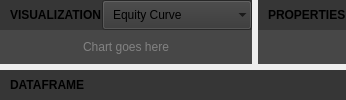
         <widget class="QWidget" name="widget_43" native="true">
          <property name="sizePolicy">
           <sizepolicy hsizetype="Preferred" vsizetype="Preferred">
            <horstretch>7</horstretch>
            <verstretch>0</verstretch>
           </sizepolicy>
          </property>
          <property name="styleSheet">
           <string notr="true"/>
          </property>
          <layout class="QVBoxLayout" name="verticalLayout_37">
           <property name="leftMargin">
            <number>0</number>
           </property>
           <property name="topMargin">
            <number>0</number>
           </property>
           <property name="rightMargin">
            <number>0</number>
           </property>
           <property name="bottomMargin">
            <number>0</number>
           </property>
           <item>
            <widget class="QWidget" name="widget_55" native="true">
             <property name="sizePolicy">
              <sizepolicy hsizetype="Preferred" vsizetype="Preferred">
               <horstretch>0</horstretch>
               <verstretch>6</verstretch>
              </sizepolicy>
             </property>
             <layout class="QHBoxLayout" name="horizontalLayout_42">
              <property name="leftMargin">
               <number>0</number>
              </property>
              <property name="topMargin">
               <number>0</number>
              </property>
              <property name="rightMargin">
               <number>0</number>
              </property>
              <property name="bottomMargin">
               <number>0</number>
              </property>
              <item>
               <widget class="QWidget" name="widget_57" native="true">
                <property name="sizePolicy">
                 <sizepolicy hsizetype="Preferred" vsizetype="Preferred">
                  <horstretch>8</horstretch>
                  <verstretch>0</verstretch>
                 </sizepolicy>
                </property>
                <property name="styleSheet">
                 <string notr="true">QWidget	{
	background-color: rgb(71, 71, 71);
}
/* Global QComboBox styles */
QComboBox {
    background-color: rgb(62, 62, 62); /* Default background color */
    padding-left: 10px; /* Space on the left */
}

/* Hover effect for QComboBox */
QComboBox:hover {
    background-color: #d0d0d0; /* Background color on hover */
}

/* Pressed (clicked) effect for QComboBox */
QComboBox:pressed {
    background-color: #b0b0b0; /* Background color when clicked */
}

/* For the popup list */
QComboBox QAbstractItemView {
    border: 1px solid #a0a0a0; /* Optional: Add border to the popup */
    selection-background-color: #0078d7; /* Background color for selected items */
    selection-color: #fff; /* Text color for selected items */
}

/* Highlighting the item when hovered in the popup */
QComboBox QAbstractItemView::item:hover {
    background-color: #0078d7; /* Background color on hover */
    color: #fff; /* Text color on hover */
}</string>
                </property>
                <layout class="QVBoxLayout" name="verticalLayout_43">
                 <property name="spacing">
                  <number>0</number>
                 </property>
                 <property name="leftMargin">
                  <number>0</number>
                 </property>
                 <property name="topMargin">
                  <number>0</number>
                 </property>
                 <property name="rightMargin">
                  <number>0</number>
                 </property>
                 <property name="bottomMargin">
                  <number>0</number>
                 </property>
                 <item>
                  <widget class="QWidget" name="widget_63" native="true">
                   <property name="minimumSize">
                    <size>
                     <width>0</width>
                     <height>30</height>
                    </size>
                   </property>
                   <property name="maximumSize">
                    <size>
                     <width>16777215</width>
                     <height>30</height>
                    </size>
                   </property>
                   <property name="styleSheet">
                    <string notr="true">background-color: rgb(54, 54, 54);</string>
                   </property>
                   <layout class="QHBoxLayout" name="horizontalLayout_44">
                    <property name="spacing">
                     <number>0</number>
                    </property>
                    <property name="leftMargin">
                     <number>0</number>
                    </property>
                    <property name="topMargin">
                     <number>0</number>
                    </property>
                    <property name="rightMargin">
                     <number>0</number>
                    </property>
                    <property name="bottomMargin">
                     <number>0</number>
                    </property>
                    <item>
                     <widget class="QLabel" name="label_70">
                      <property name="minimumSize">
                       <size>
                        <width>0</width>
                        <height>30</height>
                       </size>
                      </property>
                      <property name="maximumSize">
                       <size>
                        <width>16777215</width>
                        <height>30</height>
                       </size>
                      </property>
                      <property name="font">
                       <font>
                        <bold>true</bold>
                       </font>
                      </property>
                      <property name="styleSheet">
                       <string notr="true"/>
                      </property>
                      <property name="text">
                       <string>VISUALIZATION</string>
                      </property>
                      <property name="indent">
                       <number>10</number>
                      </property>
                     </widget>
                    </item>
                    <item>
                     <widget class="QComboBox" name="comboBox">
                      <property name="minimumSize">
                       <size>
                        <width>150</width>
                        <height>30</height>
                       </size>
                      </property>
                      <property name="maximumSize">
                       <size>
                        <width>150</width>
                        <height>30</height>
                       </size>
                      </property>
                      <property name="frame">
                       <bool>false</bool>
                      </property>
                      <item>
                       <property name="text">
                        <string>Equity Curve</string>
                       </property>
                      </item>
                      <item>
                       <property name="text">
                        <string>Drawdown</string>
                       </property>
                      </item>
                     </widget>
                    </item>
                   </layout>
                  </widget>
                 </item>
                 <item>
                  <widget class="QWidget" name="widget_62" native="true">
                   <layout class="QVBoxLayout" name="verticalLayout_46">
                    <property name="spacing">
                     <number>0</number>
                    </property>
                    <property name="leftMargin">
                     <number>5</number>
                    </property>
                    <property name="topMargin">
                     <number>5</number>
                    </property>
                    <property name="rightMargin">
                     <number>5</number>
                    </property>
                    <property name="bottomMargin">
                     <number>5</number>
                    </property>
                    <item>
                     <widget class="QLabel" name="chart_placeholder_Label">
                      <property name="styleSheet">
                       <string notr="true">color: rgb(130, 130, 130);</string>
                      </property>
                      <property name="text">
                       <string>Chart goes here</string>
                      </property>
                      <property name="alignment">
                       <set>Qt::AlignmentFlag::AlignCenter</set>
                      </property>
                     </widget>
                    </item>
                   </layout>
                  </widget>
                 </item>
                </layout>
               </widget>
              </item>
              <item>
               <widget class="QWidget" name="widget_58" native="true">
                <property name="sizePolicy">
                 <sizepolicy hsizetype="Preferred" vsizetype="Preferred">
                  <horstretch>2</horstretch>
                  <verstretch>0</verstretch>
                 </sizepolicy>
                </property>
                <property name="styleSheet">
                 <string notr="true">QWidget	{
	background-color: rgb(71, 71, 71);
}</string>
                </property>
                <layout class="QVBoxLayout" name="verticalLayout_45">
                 <property name="spacing">
                  <number>0</number>
                 </property>
                 <property name="leftMargin">
                  <number>0</number>
                 </property>
                 <property name="topMargin">
                  <number>0</number>
                 </property>
                 <property name="rightMargin">
                  <number>0</number>
                 </property>
                 <property name="bottomMargin">
                  <number>0</number>
                 </property>
                 <item>
                  <widget class="QLabel" name="label_75">
                   <property name="minimumSize">
                    <size>
                     <width>0</width>
                     <height>30</height>
                    </size>
                   </property>
                   <property name="maximumSize">
                    <size>
                     <width>16777215</width>
                     <height>30</height>
                    </size>
                   </property>
                   <property name="font">
                    <font>
                     <bold>true</bold>
                    </font>
                   </property>
                   <property name="styleSheet">
                    <string notr="true">background-color: rgb(54, 54, 54);</string>
                   </property>
                   <property name="text">
                    <string>PROPERTIES</string>
                   </property>
                   <property name="indent">
                    <number>10</number>
                   </property>
                  </widget>
                 </item>
                 <item>
                  <widget class="QWidget" name="widget_60" native="true"/>
                 </item>
                </layout>
               </widget>
              </item>
             </layout>
            </widget>
           </item>
           <item>
            <widget class="QWidget" name="widget_56" native="true">
             <property name="sizePolicy">
              <sizepolicy hsizetype="Preferred" vsizetype="Preferred">
               <horstretch>0</horstretch>
               <verstretch>2</verstretch>
              </sizepolicy>
             </property>
             <property name="styleSheet">
              <string notr="true">QWidget	{
	background-color: rgb(71, 71, 71);
}</string>
             </property>
             <layout class="QVBoxLayout" name="verticalLayout_44">
              <property name="spacing">
               <number>0</number>
              </property>
              <property name="leftMargin">
               <number>0</number>
              </property>
              <property name="topMargin">
               <number>0</number>
              </property>
              <property name="rightMargin">
               <number>0</number>
              </property>
              <property name="bottomMargin">
               <number>0</number>
              </property>
              <item>
               <widget class="QLabel" name="label_74">
                <property name="minimumSize">
                 <size>
                  <width>0</width>
                  <height>30</height>
                 </size>
                </property>
                <property name="maximumSize">
                 <size>
                  <width>16777215</width>
                  <height>30</height>
                 </size>
                </property>
                <property name="font">
                 <font>
                  <bold>true</bold>
                 </font>
                </property>
                <property name="styleSheet">
                 <string notr="true">background-color: rgb(54, 54, 54);</string>
                </property>
                <property name="text">
                 <string>DATAFRAME</string>
                </property>
                <property name="indent">
                 <number>10</number>
                </property>
               </widget>
              </item>
              <item>
               <widget class="QWidget" name="widget_61" native="true"/>
              </item>
             </layout>
            </widget>
           </item>
          </layout>
         </widget>
